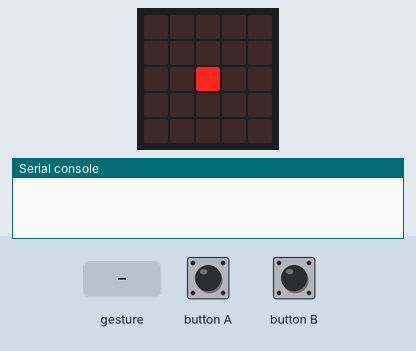
A program run on a simulated BBC micro:bit (MakeCode). Parts: the board's 5×5 LED display, the last lines printed to the serial console. The test bench sets the inputs (shaded band). No radio messages arrive unless stated (any console line starting 'radio sent:' is added by the test bench); a tilt is held for 1.5 s and a shake lasts 1 s, then the board lies face up again.

Above: at 1.9 s.
2.0 s: button A pressed for 0.15 s
At 3.3 s:
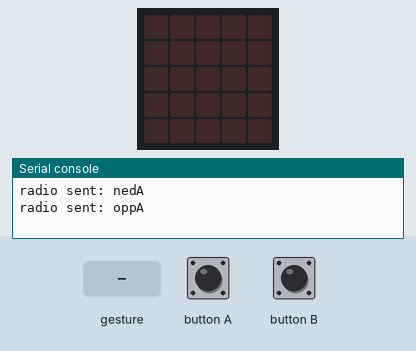
3.6 s: button B pressed for 0.15 s
At 3.67 s:
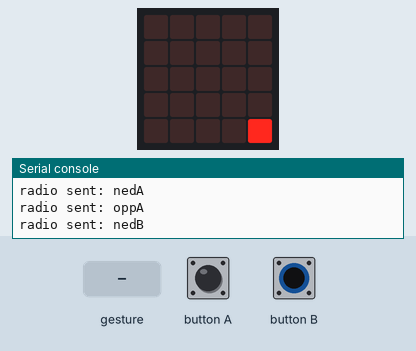
5.2 s: gesture 'shake'
At 6.6 s:
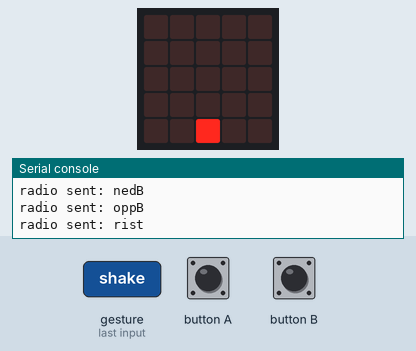
6.9 s: button A pressed for 1 s
At 8.5 s:
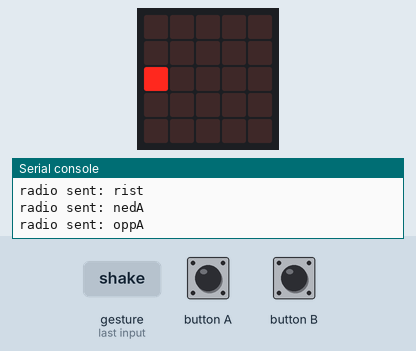
9.4 s: button B pressed for 1 s
At 11.6 s:
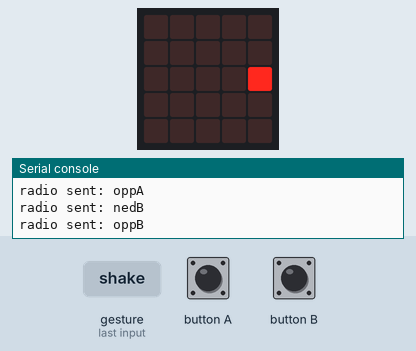
11.9 s: button B pressed for 3.2 s
At 12.8 s:
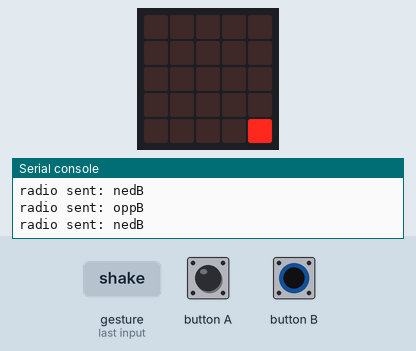
Timing chart, 0 to 14.9 s (numbered marks = the images above; inputs shaded):
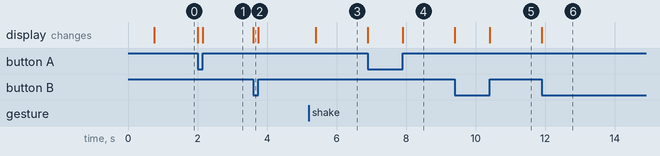

The program:

main.ts
```typescript
/**
 * Dette er en fjernkontroll til BitBot, som kan sende dobbeltklikk-signaler.
 */
control.onEvent(EventBusSource.MICROBIT_ID_BUTTON_A, EventBusValue.MICROBIT_BUTTON_EVT_UP, function () {
    radio.sendString("oppA")
    led.stopAnimation()
    led.plot(0, 2)
})
control.onEvent(EventBusSource.MICROBIT_ID_BUTTON_B, EventBusValue.MICROBIT_BUTTON_EVT_CLICK, function () {
    if (clickTimer != 0) {
        if (input.runningTime() < clickTimer + clickThreshold) {
            radio.sendString("dobbelKlikkB")
            led.stopAnimation()
            led.plot(4, 0)
        }
    } else {
        clickTimer = input.runningTime()
        led.stopAnimation()
    }
})
// Starter en timer når knapp A klikkes. ForAlltidLøkken til høyre stopper klokken etter clickThreshold millisekund. Hvis knapp A klikkes før tiden er ute, skjer noe.
control.onEvent(EventBusSource.MICROBIT_ID_BUTTON_A, EventBusValue.MICROBIT_BUTTON_EVT_CLICK, function () {
    if (clickTimer != 0) {
        if (input.runningTime() < clickTimer + clickThreshold) {
            radio.sendString("dobbelKlikkA")
            led.stopAnimation()
            led.plot(0, 0)
        }
    } else {
        clickTimer = input.runningTime()
        led.stopAnimation()
    }
})
control.onEvent(EventBusSource.MICROBIT_ID_BUTTON_A, EventBusValue.MICROBIT_BUTTON_EVT_DOWN, function () {
    radio.sendString("nedA")
    led.stopAnimation()
    led.plot(0, 4)
})
control.onEvent(EventBusSource.MICROBIT_ID_BUTTON_B, EventBusValue.MICROBIT_BUTTON_EVT_UP, function () {
    radio.sendString("oppB")
    led.stopAnimation()
    led.plot(4, 2)
})
input.onGesture(Gesture.Shake, function () {
    radio.sendString("rist")
    led.stopAnimation()
    led.plot(2, 4)
})
control.onEvent(EventBusSource.MICROBIT_ID_BUTTON_B, EventBusValue.MICROBIT_BUTTON_EVT_DOWN, function () {
    radio.sendString("nedB")
    led.stopAnimation()
    led.plot(4, 4)
})
let clickThreshold = 0
let clickTimer = 0
radio.setGroup(8)
basic.showNumber(8)
clickTimer = 0
clickThreshold = 250
basic.clearScreen()
led.plot(2, 2)
// Timerloop for dobbeltklikking
basic.forever(function () {
    if (clickTimer != 0) {
        if (input.runningTime() > clickTimer + clickThreshold) {
            clickTimer = 0
        }
    }
})
```

test.ts
```typescript
// testene settes inn her; disse vil ikke kompilert så lenge denne pakken blir brukt som en utvidelse.
```

Measured:
- after the input at 2.0 s, the display: first changes at once (image 1 shows a later state)
- after the input at 3.6 s, the display: changes at once (image 2)
- after the input at 5.2 s, the display: changes after 0.20 s (image 3)
- after the input at 6.9 s, the display: first changes at once (image 4 shows a later state)
- after the input at 9.4 s, the display: first changes at once (image 5 shows a later state)
- after the input at 11.9 s, the display: changes at once (image 6)
